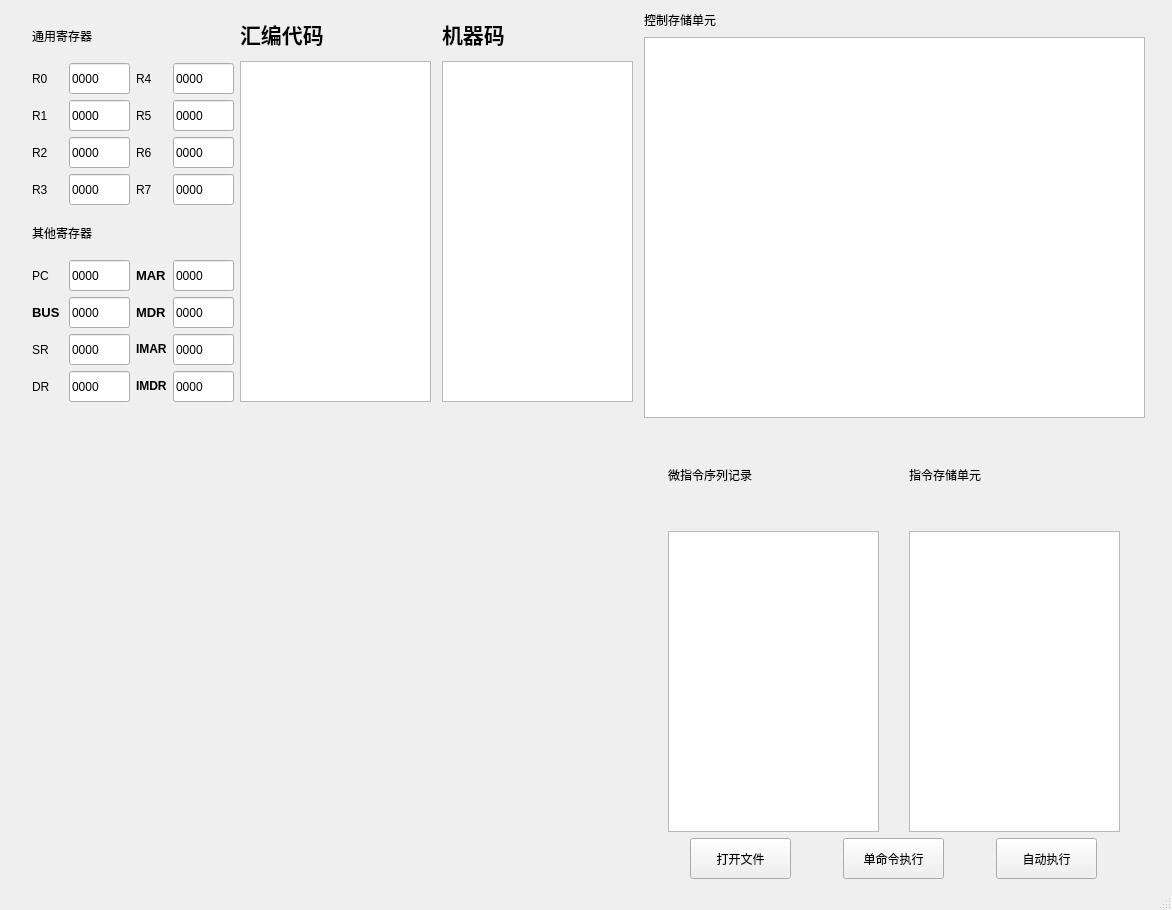
<?xml version="1.0" encoding="UTF-8"?>
<ui version="4.0">
 <class>MainWindow</class>
 <widget class="QMainWindow" name="MainWindow">
  <property name="geometry">
   <rect>
    <x>0</x>
    <y>0</y>
    <width>1172</width>
    <height>910</height>
   </rect>
  </property>
  <property name="windowTitle">
   <string>MainWindow</string>
  </property>
  <widget class="QWidget" name="centralwidget">
   <layout class="QHBoxLayout" name="horizontalLayout_24">
    <item>
     <layout class="QHBoxLayout" name="horizontalLayout_23">
      <item>
       <layout class="QVBoxLayout" name="verticalLayout_10">
        <item>
         <layout class="QHBoxLayout" name="horizontalLayout_20">
          <item>
           <layout class="QHBoxLayout" name="horizontalLayout_19">
            <item>
             <layout class="QVBoxLayout" name="verticalLayout_8">
              <item>
               <layout class="QVBoxLayout" name="verticalLayout_4">
                <item>
                 <widget class="QLabel" name="label_10">
                  <property name="styleSheet">
                   <string notr="true">font: 87 14pt &quot;Arial&quot;;</string>
                  </property>
                  <property name="text">
                   <string>通用寄存器</string>
                  </property>
                 </widget>
                </item>
                <item>
                 <layout class="QHBoxLayout" name="horizontalLayout_9">
                  <item>
                   <layout class="QVBoxLayout" name="verticalLayout_3">
                    <item>
                     <layout class="QHBoxLayout" name="horizontalLayout">
                      <item>
                       <widget class="QLabel" name="label">
                        <property name="minimumSize">
                         <size>
                          <width>31</width>
                          <height>31</height>
                         </size>
                        </property>
                        <property name="maximumSize">
                         <size>
                          <width>31</width>
                          <height>31</height>
                         </size>
                        </property>
                        <property name="styleSheet">
                         <string notr="true">font: 14pt &quot;Arial&quot;;
font: 18pt &quot;Arial&quot;;</string>
                        </property>
                        <property name="text">
                         <string>R0</string>
                        </property>
                       </widget>
                      </item>
                      <item>
                       <widget class="QLineEdit" name="lineEdit_R0">
                        <property name="minimumSize">
                         <size>
                          <width>61</width>
                          <height>31</height>
                         </size>
                        </property>
                        <property name="maximumSize">
                         <size>
                          <width>61</width>
                          <height>31</height>
                         </size>
                        </property>
                        <property name="focusPolicy">
                         <enum>Qt::NoFocus</enum>
                        </property>
                        <property name="styleSheet">
                         <string notr="true">font: 18pt &quot;Arial&quot;;</string>
                        </property>
                        <property name="text">
                         <string>0000</string>
                        </property>
                       </widget>
                      </item>
                     </layout>
                    </item>
                    <item>
                     <layout class="QHBoxLayout" name="horizontalLayout_2">
                      <item>
                       <widget class="QLabel" name="label_3">
                        <property name="minimumSize">
                         <size>
                          <width>31</width>
                          <height>31</height>
                         </size>
                        </property>
                        <property name="maximumSize">
                         <size>
                          <width>31</width>
                          <height>31</height>
                         </size>
                        </property>
                        <property name="styleSheet">
                         <string notr="true">font: 14pt &quot;Arial&quot;;
font: 18pt &quot;Arial&quot;;</string>
                        </property>
                        <property name="text">
                         <string>R1</string>
                        </property>
                       </widget>
                      </item>
                      <item>
                       <widget class="QLineEdit" name="lineEdit_R1">
                        <property name="minimumSize">
                         <size>
                          <width>61</width>
                          <height>31</height>
                         </size>
                        </property>
                        <property name="maximumSize">
                         <size>
                          <width>61</width>
                          <height>31</height>
                         </size>
                        </property>
                        <property name="focusPolicy">
                         <enum>Qt::NoFocus</enum>
                        </property>
                        <property name="styleSheet">
                         <string notr="true">font: 18pt &quot;Arial&quot;;</string>
                        </property>
                        <property name="text">
                         <string>0000</string>
                        </property>
                       </widget>
                      </item>
                     </layout>
                    </item>
                    <item>
                     <layout class="QHBoxLayout" name="horizontalLayout_7">
                      <item>
                       <widget class="QLabel" name="label_8">
                        <property name="minimumSize">
                         <size>
                          <width>31</width>
                          <height>31</height>
                         </size>
                        </property>
                        <property name="maximumSize">
                         <size>
                          <width>31</width>
                          <height>31</height>
                         </size>
                        </property>
                        <property name="styleSheet">
                         <string notr="true">font: 14pt &quot;Arial&quot;;
font: 18pt &quot;Arial&quot;;</string>
                        </property>
                        <property name="text">
                         <string>R2</string>
                        </property>
                       </widget>
                      </item>
                      <item>
                       <widget class="QLineEdit" name="lineEdit_R2">
                        <property name="minimumSize">
                         <size>
                          <width>61</width>
                          <height>31</height>
                         </size>
                        </property>
                        <property name="maximumSize">
                         <size>
                          <width>61</width>
                          <height>31</height>
                         </size>
                        </property>
                        <property name="focusPolicy">
                         <enum>Qt::NoFocus</enum>
                        </property>
                        <property name="styleSheet">
                         <string notr="true">font: 18pt &quot;Arial&quot;;</string>
                        </property>
                        <property name="text">
                         <string>0000</string>
                        </property>
                       </widget>
                      </item>
                     </layout>
                    </item>
                    <item>
                     <layout class="QHBoxLayout" name="horizontalLayout_6">
                      <item>
                       <widget class="QLabel" name="label_7">
                        <property name="minimumSize">
                         <size>
                          <width>31</width>
                          <height>31</height>
                         </size>
                        </property>
                        <property name="maximumSize">
                         <size>
                          <width>31</width>
                          <height>31</height>
                         </size>
                        </property>
                        <property name="styleSheet">
                         <string notr="true">font: 14pt &quot;Arial&quot;;
font: 18pt &quot;Arial&quot;;</string>
                        </property>
                        <property name="text">
                         <string>R3</string>
                        </property>
                       </widget>
                      </item>
                      <item>
                       <widget class="QLineEdit" name="lineEdit_R3">
                        <property name="minimumSize">
                         <size>
                          <width>61</width>
                          <height>31</height>
                         </size>
                        </property>
                        <property name="maximumSize">
                         <size>
                          <width>61</width>
                          <height>31</height>
                         </size>
                        </property>
                        <property name="focusPolicy">
                         <enum>Qt::NoFocus</enum>
                        </property>
                        <property name="styleSheet">
                         <string notr="true">font: 18pt &quot;Arial&quot;;</string>
                        </property>
                        <property name="text">
                         <string>0000</string>
                        </property>
                       </widget>
                      </item>
                     </layout>
                    </item>
                   </layout>
                  </item>
                  <item>
                   <layout class="QVBoxLayout" name="verticalLayout_2">
                    <item>
                     <layout class="QHBoxLayout" name="horizontalLayout_3">
                      <item>
                       <widget class="QLabel" name="label_4">
                        <property name="minimumSize">
                         <size>
                          <width>31</width>
                          <height>31</height>
                         </size>
                        </property>
                        <property name="maximumSize">
                         <size>
                          <width>31</width>
                          <height>31</height>
                         </size>
                        </property>
                        <property name="styleSheet">
                         <string notr="true">font: 14pt &quot;Arial&quot;;
font: 18pt &quot;Arial&quot;;</string>
                        </property>
                        <property name="text">
                         <string>R4</string>
                        </property>
                       </widget>
                      </item>
                      <item>
                       <widget class="QLineEdit" name="lineEdit_R4">
                        <property name="minimumSize">
                         <size>
                          <width>61</width>
                          <height>31</height>
                         </size>
                        </property>
                        <property name="maximumSize">
                         <size>
                          <width>61</width>
                          <height>31</height>
                         </size>
                        </property>
                        <property name="focusPolicy">
                         <enum>Qt::NoFocus</enum>
                        </property>
                        <property name="styleSheet">
                         <string notr="true">font: 18pt &quot;Arial&quot;;</string>
                        </property>
                        <property name="text">
                         <string>0000</string>
                        </property>
                       </widget>
                      </item>
                     </layout>
                    </item>
                    <item>
                     <layout class="QHBoxLayout" name="horizontalLayout_4">
                      <item>
                       <widget class="QLabel" name="label_5">
                        <property name="minimumSize">
                         <size>
                          <width>31</width>
                          <height>31</height>
                         </size>
                        </property>
                        <property name="maximumSize">
                         <size>
                          <width>31</width>
                          <height>31</height>
                         </size>
                        </property>
                        <property name="styleSheet">
                         <string notr="true">font: 14pt &quot;Arial&quot;;
font: 18pt &quot;Arial&quot;;</string>
                        </property>
                        <property name="text">
                         <string>R5</string>
                        </property>
                       </widget>
                      </item>
                      <item>
                       <widget class="QLineEdit" name="lineEdit_R5">
                        <property name="minimumSize">
                         <size>
                          <width>61</width>
                          <height>31</height>
                         </size>
                        </property>
                        <property name="maximumSize">
                         <size>
                          <width>61</width>
                          <height>31</height>
                         </size>
                        </property>
                        <property name="focusPolicy">
                         <enum>Qt::NoFocus</enum>
                        </property>
                        <property name="styleSheet">
                         <string notr="true">font: 18pt &quot;Arial&quot;;</string>
                        </property>
                        <property name="text">
                         <string>0000</string>
                        </property>
                       </widget>
                      </item>
                     </layout>
                    </item>
                    <item>
                     <layout class="QHBoxLayout" name="horizontalLayout_8">
                      <item>
                       <widget class="QLabel" name="label_9">
                        <property name="minimumSize">
                         <size>
                          <width>31</width>
                          <height>31</height>
                         </size>
                        </property>
                        <property name="maximumSize">
                         <size>
                          <width>31</width>
                          <height>31</height>
                         </size>
                        </property>
                        <property name="styleSheet">
                         <string notr="true">font: 14pt &quot;Arial&quot;;
font: 18pt &quot;Arial&quot;;</string>
                        </property>
                        <property name="text">
                         <string>R6</string>
                        </property>
                       </widget>
                      </item>
                      <item>
                       <widget class="QLineEdit" name="lineEdit_R6">
                        <property name="minimumSize">
                         <size>
                          <width>61</width>
                          <height>31</height>
                         </size>
                        </property>
                        <property name="maximumSize">
                         <size>
                          <width>61</width>
                          <height>31</height>
                         </size>
                        </property>
                        <property name="focusPolicy">
                         <enum>Qt::NoFocus</enum>
                        </property>
                        <property name="styleSheet">
                         <string notr="true">font: 18pt &quot;Arial&quot;;</string>
                        </property>
                        <property name="text">
                         <string>0000</string>
                        </property>
                       </widget>
                      </item>
                     </layout>
                    </item>
                    <item>
                     <layout class="QHBoxLayout" name="horizontalLayout_5">
                      <item>
                       <widget class="QLabel" name="label_6">
                        <property name="minimumSize">
                         <size>
                          <width>31</width>
                          <height>31</height>
                         </size>
                        </property>
                        <property name="maximumSize">
                         <size>
                          <width>31</width>
                          <height>31</height>
                         </size>
                        </property>
                        <property name="styleSheet">
                         <string notr="true">font: 14pt &quot;Arial&quot;;
font: 18pt &quot;Arial&quot;;</string>
                        </property>
                        <property name="text">
                         <string>R7</string>
                        </property>
                       </widget>
                      </item>
                      <item>
                       <widget class="QLineEdit" name="lineEdit_R7">
                        <property name="minimumSize">
                         <size>
                          <width>61</width>
                          <height>31</height>
                         </size>
                        </property>
                        <property name="maximumSize">
                         <size>
                          <width>61</width>
                          <height>31</height>
                         </size>
                        </property>
                        <property name="focusPolicy">
                         <enum>Qt::NoFocus</enum>
                        </property>
                        <property name="styleSheet">
                         <string notr="true">font: 18pt &quot;Arial&quot;;</string>
                        </property>
                        <property name="text">
                         <string>0000</string>
                        </property>
                       </widget>
                      </item>
                     </layout>
                    </item>
                   </layout>
                  </item>
                 </layout>
                </item>
               </layout>
              </item>
              <item>
               <layout class="QVBoxLayout" name="verticalLayout_5">
                <item>
                 <widget class="QLabel" name="label_11">
                  <property name="styleSheet">
                   <string notr="true">font: 87 14pt &quot;Arial&quot;;</string>
                  </property>
                  <property name="text">
                   <string>其他寄存器</string>
                  </property>
                 </widget>
                </item>
                <item>
                 <layout class="QHBoxLayout" name="horizontalLayout_10">
                  <item>
                   <layout class="QVBoxLayout" name="verticalLayout_6">
                    <item>
                     <layout class="QHBoxLayout" name="horizontalLayout_11">
                      <item>
                       <widget class="QLabel" name="label_12">
                        <property name="minimumSize">
                         <size>
                          <width>31</width>
                          <height>31</height>
                         </size>
                        </property>
                        <property name="maximumSize">
                         <size>
                          <width>31</width>
                          <height>31</height>
                         </size>
                        </property>
                        <property name="styleSheet">
                         <string notr="true">font: 14pt &quot;Arial&quot;;
font: 18pt &quot;Arial&quot;;</string>
                        </property>
                        <property name="text">
                         <string>PC</string>
                        </property>
                       </widget>
                      </item>
                      <item>
                       <widget class="QLineEdit" name="lineEdit_pc">
                        <property name="minimumSize">
                         <size>
                          <width>61</width>
                          <height>31</height>
                         </size>
                        </property>
                        <property name="maximumSize">
                         <size>
                          <width>61</width>
                          <height>31</height>
                         </size>
                        </property>
                        <property name="focusPolicy">
                         <enum>Qt::NoFocus</enum>
                        </property>
                        <property name="styleSheet">
                         <string notr="true">font: 18pt &quot;Arial&quot;;</string>
                        </property>
                        <property name="text">
                         <string>0000</string>
                        </property>
                       </widget>
                      </item>
                     </layout>
                    </item>
                    <item>
                     <layout class="QHBoxLayout" name="horizontalLayout_12">
                      <item>
                       <widget class="QLabel" name="label_13">
                        <property name="minimumSize">
                         <size>
                          <width>31</width>
                          <height>31</height>
                         </size>
                        </property>
                        <property name="maximumSize">
                         <size>
                          <width>31</width>
                          <height>31</height>
                         </size>
                        </property>
                        <property name="styleSheet">
                         <string notr="true">font: 10pt &quot;Arial&quot;;
font: 87 11pt &quot;Arial&quot;;</string>
                        </property>
                        <property name="text">
                         <string>&lt;html&gt;&lt;head/&gt;&lt;body&gt;&lt;p&gt;&lt;span style=&quot; font-size:10pt; font-weight:600;&quot;&gt;BUS&lt;/span&gt;&lt;/p&gt;&lt;/body&gt;&lt;/html&gt;</string>
                        </property>
                       </widget>
                      </item>
                      <item>
                       <widget class="QLineEdit" name="lineEdit_bus">
                        <property name="minimumSize">
                         <size>
                          <width>61</width>
                          <height>31</height>
                         </size>
                        </property>
                        <property name="maximumSize">
                         <size>
                          <width>61</width>
                          <height>31</height>
                         </size>
                        </property>
                        <property name="focusPolicy">
                         <enum>Qt::NoFocus</enum>
                        </property>
                        <property name="styleSheet">
                         <string notr="true">font: 18pt &quot;Arial&quot;;</string>
                        </property>
                        <property name="text">
                         <string>0000</string>
                        </property>
                       </widget>
                      </item>
                     </layout>
                    </item>
                    <item>
                     <layout class="QHBoxLayout" name="horizontalLayout_13">
                      <item>
                       <widget class="QLabel" name="label_14">
                        <property name="minimumSize">
                         <size>
                          <width>31</width>
                          <height>31</height>
                         </size>
                        </property>
                        <property name="maximumSize">
                         <size>
                          <width>31</width>
                          <height>31</height>
                         </size>
                        </property>
                        <property name="styleSheet">
                         <string notr="true">font: 14pt &quot;Arial&quot;;
font: 18pt &quot;Arial&quot;;</string>
                        </property>
                        <property name="text">
                         <string>SR</string>
                        </property>
                       </widget>
                      </item>
                      <item>
                       <widget class="QLineEdit" name="lineEdit_sr">
                        <property name="minimumSize">
                         <size>
                          <width>61</width>
                          <height>31</height>
                         </size>
                        </property>
                        <property name="maximumSize">
                         <size>
                          <width>61</width>
                          <height>31</height>
                         </size>
                        </property>
                        <property name="focusPolicy">
                         <enum>Qt::NoFocus</enum>
                        </property>
                        <property name="styleSheet">
                         <string notr="true">font: 18pt &quot;Arial&quot;;</string>
                        </property>
                        <property name="text">
                         <string>0000</string>
                        </property>
                       </widget>
                      </item>
                     </layout>
                    </item>
                    <item>
                     <layout class="QHBoxLayout" name="horizontalLayout_14">
                      <item>
                       <widget class="QLabel" name="label_15">
                        <property name="minimumSize">
                         <size>
                          <width>31</width>
                          <height>31</height>
                         </size>
                        </property>
                        <property name="maximumSize">
                         <size>
                          <width>31</width>
                          <height>31</height>
                         </size>
                        </property>
                        <property name="styleSheet">
                         <string notr="true">font: 14pt &quot;Arial&quot;;
font: 18pt &quot;Arial&quot;;</string>
                        </property>
                        <property name="text">
                         <string>DR</string>
                        </property>
                       </widget>
                      </item>
                      <item>
                       <widget class="QLineEdit" name="lineEdit_dr">
                        <property name="minimumSize">
                         <size>
                          <width>61</width>
                          <height>31</height>
                         </size>
                        </property>
                        <property name="maximumSize">
                         <size>
                          <width>61</width>
                          <height>31</height>
                         </size>
                        </property>
                        <property name="focusPolicy">
                         <enum>Qt::NoFocus</enum>
                        </property>
                        <property name="styleSheet">
                         <string notr="true">font: 18pt &quot;Arial&quot;;</string>
                        </property>
                        <property name="text">
                         <string>0000</string>
                        </property>
                       </widget>
                      </item>
                     </layout>
                    </item>
                   </layout>
                  </item>
                  <item>
                   <layout class="QVBoxLayout" name="verticalLayout_7">
                    <item>
                     <layout class="QHBoxLayout" name="horizontalLayout_15">
                      <item>
                       <widget class="QLabel" name="label_16">
                        <property name="minimumSize">
                         <size>
                          <width>31</width>
                          <height>31</height>
                         </size>
                        </property>
                        <property name="maximumSize">
                         <size>
                          <width>31</width>
                          <height>31</height>
                         </size>
                        </property>
                        <property name="styleSheet">
                         <string notr="true">font: 87 11pt &quot;Arial&quot;;</string>
                        </property>
                        <property name="text">
                         <string>&lt;html&gt;&lt;head/&gt;&lt;body&gt;&lt;p&gt;&lt;span style=&quot; font-size:10pt; font-weight:600;&quot;&gt;MAR&lt;/span&gt;&lt;/p&gt;&lt;/body&gt;&lt;/html&gt;</string>
                        </property>
                       </widget>
                      </item>
                      <item>
                       <widget class="QLineEdit" name="lineEdit_mar">
                        <property name="minimumSize">
                         <size>
                          <width>61</width>
                          <height>31</height>
                         </size>
                        </property>
                        <property name="maximumSize">
                         <size>
                          <width>61</width>
                          <height>31</height>
                         </size>
                        </property>
                        <property name="focusPolicy">
                         <enum>Qt::NoFocus</enum>
                        </property>
                        <property name="styleSheet">
                         <string notr="true">font: 18pt &quot;Arial&quot;;</string>
                        </property>
                        <property name="text">
                         <string>0000</string>
                        </property>
                       </widget>
                      </item>
                     </layout>
                    </item>
                    <item>
                     <layout class="QHBoxLayout" name="horizontalLayout_16">
                      <item>
                       <widget class="QLabel" name="label_17">
                        <property name="minimumSize">
                         <size>
                          <width>31</width>
                          <height>31</height>
                         </size>
                        </property>
                        <property name="maximumSize">
                         <size>
                          <width>31</width>
                          <height>31</height>
                         </size>
                        </property>
                        <property name="styleSheet">
                         <string notr="true">font: 87 11pt &quot;Arial&quot;;</string>
                        </property>
                        <property name="text">
                         <string>&lt;html&gt;&lt;head/&gt;&lt;body&gt;&lt;p&gt;&lt;span style=&quot; font-size:10pt; font-weight:600;&quot;&gt;MDR&lt;/span&gt;&lt;/p&gt;&lt;/body&gt;&lt;/html&gt;</string>
                        </property>
                       </widget>
                      </item>
                      <item>
                       <widget class="QLineEdit" name="lineEdit_mdr">
                        <property name="minimumSize">
                         <size>
                          <width>61</width>
                          <height>31</height>
                         </size>
                        </property>
                        <property name="maximumSize">
                         <size>
                          <width>61</width>
                          <height>31</height>
                         </size>
                        </property>
                        <property name="focusPolicy">
                         <enum>Qt::NoFocus</enum>
                        </property>
                        <property name="styleSheet">
                         <string notr="true">font: 18pt &quot;Arial&quot;;</string>
                        </property>
                        <property name="text">
                         <string>0000</string>
                        </property>
                       </widget>
                      </item>
                     </layout>
                    </item>
                    <item>
                     <layout class="QHBoxLayout" name="horizontalLayout_17">
                      <item>
                       <widget class="QLabel" name="label_18">
                        <property name="minimumSize">
                         <size>
                          <width>31</width>
                          <height>31</height>
                         </size>
                        </property>
                        <property name="maximumSize">
                         <size>
                          <width>31</width>
                          <height>31</height>
                         </size>
                        </property>
                        <property name="styleSheet">
                         <string notr="true">font: 14pt &quot;Arial&quot;;
font: 18pt &quot;Arial&quot;;</string>
                        </property>
                        <property name="text">
                         <string>&lt;html&gt;&lt;head/&gt;&lt;body&gt;&lt;p&gt;&lt;span style=&quot; font-size:9pt; font-weight:600;&quot;&gt;IMAR&lt;/span&gt;&lt;/p&gt;&lt;/body&gt;&lt;/html&gt;</string>
                        </property>
                       </widget>
                      </item>
                      <item>
                       <widget class="QLineEdit" name="lineEdit_imar">
                        <property name="minimumSize">
                         <size>
                          <width>61</width>
                          <height>31</height>
                         </size>
                        </property>
                        <property name="maximumSize">
                         <size>
                          <width>61</width>
                          <height>31</height>
                         </size>
                        </property>
                        <property name="focusPolicy">
                         <enum>Qt::NoFocus</enum>
                        </property>
                        <property name="styleSheet">
                         <string notr="true">font: 18pt &quot;Arial&quot;;</string>
                        </property>
                        <property name="text">
                         <string>0000</string>
                        </property>
                       </widget>
                      </item>
                     </layout>
                    </item>
                    <item>
                     <layout class="QHBoxLayout" name="horizontalLayout_18">
                      <item>
                       <widget class="QLabel" name="label_19">
                        <property name="minimumSize">
                         <size>
                          <width>31</width>
                          <height>31</height>
                         </size>
                        </property>
                        <property name="maximumSize">
                         <size>
                          <width>31</width>
                          <height>31</height>
                         </size>
                        </property>
                        <property name="styleSheet">
                         <string notr="true">font: 14pt &quot;Arial&quot;;
font: 18pt &quot;Arial&quot;;</string>
                        </property>
                        <property name="text">
                         <string>&lt;html&gt;&lt;head/&gt;&lt;body&gt;&lt;p&gt;&lt;span style=&quot; font-size:9pt; font-weight:600;&quot;&gt;IMDR&lt;/span&gt;&lt;/p&gt;&lt;/body&gt;&lt;/html&gt;</string>
                        </property>
                       </widget>
                      </item>
                      <item>
                       <widget class="QLineEdit" name="lineEdit_imdr">
                        <property name="minimumSize">
                         <size>
                          <width>61</width>
                          <height>31</height>
                         </size>
                        </property>
                        <property name="maximumSize">
                         <size>
                          <width>61</width>
                          <height>31</height>
                         </size>
                        </property>
                        <property name="focusPolicy">
                         <enum>Qt::NoFocus</enum>
                        </property>
                        <property name="styleSheet">
                         <string notr="true">font: 18pt &quot;Arial&quot;;</string>
                        </property>
                        <property name="text">
                         <string>0000</string>
                        </property>
                       </widget>
                      </item>
                     </layout>
                    </item>
                   </layout>
                  </item>
                 </layout>
                </item>
               </layout>
              </item>
             </layout>
            </item>
            <item>
             <layout class="QVBoxLayout" name="verticalLayout">
              <item>
               <widget class="QLabel" name="label_2">
                <property name="minimumSize">
                 <size>
                  <width>171</width>
                  <height>41</height>
                 </size>
                </property>
                <property name="maximumSize">
                 <size>
                  <width>171</width>
                  <height>41</height>
                 </size>
                </property>
                <property name="text">
                 <string>&lt;html&gt;&lt;head/&gt;&lt;body&gt;&lt;p&gt;&lt;span style=&quot; font-size:16pt; font-weight:600;&quot;&gt;汇编代码&lt;/span&gt;&lt;/p&gt;&lt;/body&gt;&lt;/html&gt;</string>
                </property>
               </widget>
              </item>
              <item>
               <widget class="QListWidget" name="listWidget">
                <property name="minimumSize">
                 <size>
                  <width>191</width>
                  <height>341</height>
                 </size>
                </property>
                <property name="maximumSize">
                 <size>
                  <width>191</width>
                  <height>341</height>
                 </size>
                </property>
               </widget>
              </item>
             </layout>
            </item>
           </layout>
          </item>
          <item>
           <layout class="QVBoxLayout" name="verticalLayout_9">
            <item>
             <widget class="QLabel" name="label_38">
              <property name="minimumSize">
               <size>
                <width>171</width>
                <height>41</height>
               </size>
              </property>
              <property name="maximumSize">
               <size>
                <width>171</width>
                <height>41</height>
               </size>
              </property>
              <property name="text">
               <string>&lt;html&gt;&lt;head/&gt;&lt;body&gt;&lt;p&gt;&lt;span style=&quot; font-size:16pt; font-weight:600;&quot;&gt;机器码&lt;/span&gt;&lt;/p&gt;&lt;/body&gt;&lt;/html&gt;</string>
              </property>
             </widget>
            </item>
            <item>
             <widget class="QListWidget" name="listWidget_2">
              <property name="minimumSize">
               <size>
                <width>191</width>
                <height>341</height>
               </size>
              </property>
              <property name="maximumSize">
               <size>
                <width>191</width>
                <height>341</height>
               </size>
              </property>
             </widget>
            </item>
           </layout>
          </item>
         </layout>
        </item>
        <item>
         <widget class="QLabel" name="label_20">
          <property name="minimumSize">
           <size>
            <width>611</width>
            <height>461</height>
           </size>
          </property>
          <property name="maximumSize">
           <size>
            <width>611</width>
            <height>461</height>
           </size>
          </property>
          <property name="styleSheet">
           <string notr="true">image: url(:/img/i.png);</string>
          </property>
          <property name="frameShape">
           <enum>QFrame::NoFrame</enum>
          </property>
          <property name="frameShadow">
           <enum>QFrame::Plain</enum>
          </property>
          <property name="midLineWidth">
           <number>20</number>
          </property>
          <property name="text">
           <string/>
          </property>
         </widget>
        </item>
       </layout>
      </item>
      <item>
       <layout class="QVBoxLayout" name="verticalLayout_15">
        <item>
         <layout class="QVBoxLayout" name="verticalLayout_14">
          <item>
           <layout class="QVBoxLayout" name="verticalLayout_13">
            <item>
             <widget class="QLabel" name="label_23">
              <property name="styleSheet">
               <string notr="true">font: 12pt &quot;Arial&quot;;</string>
              </property>
              <property name="text">
               <string>控制存储单元</string>
              </property>
             </widget>
            </item>
            <item>
             <widget class="QListWidget" name="listWidget_3">
              <property name="minimumSize">
               <size>
                <width>501</width>
                <height>381</height>
               </size>
              </property>
              <property name="maximumSize">
               <size>
                <width>501</width>
                <height>381</height>
               </size>
              </property>
              <property name="styleSheet">
               <string notr="true">font: italic 12pt &quot;Arial&quot;;
font: 14pt &quot;Arial&quot;;</string>
              </property>
             </widget>
            </item>
           </layout>
          </item>
          <item>
           <layout class="QHBoxLayout" name="horizontalLayout_22">
            <item>
             <layout class="QVBoxLayout" name="verticalLayout_11">
              <item>
               <widget class="QLabel" name="label_21">
                <property name="styleSheet">
                 <string notr="true">font: 12pt &quot;Arial&quot;;</string>
                </property>
                <property name="text">
                 <string>微指令序列记录</string>
                </property>
               </widget>
              </item>
              <item>
               <widget class="QListWidget" name="listWidget_4">
                <property name="minimumSize">
                 <size>
                  <width>211</width>
                  <height>301</height>
                 </size>
                </property>
                <property name="maximumSize">
                 <size>
                  <width>211</width>
                  <height>301</height>
                 </size>
                </property>
               </widget>
              </item>
             </layout>
            </item>
            <item>
             <layout class="QVBoxLayout" name="verticalLayout_12">
              <item>
               <widget class="QLabel" name="label_22">
                <property name="styleSheet">
                 <string notr="true">font: 12pt &quot;Arial&quot;;</string>
                </property>
                <property name="text">
                 <string>指令存储单元</string>
                </property>
               </widget>
              </item>
              <item>
               <widget class="QListWidget" name="listWidget_5">
                <property name="minimumSize">
                 <size>
                  <width>211</width>
                  <height>301</height>
                 </size>
                </property>
                <property name="maximumSize">
                 <size>
                  <width>211</width>
                  <height>301</height>
                 </size>
                </property>
               </widget>
              </item>
             </layout>
            </item>
           </layout>
          </item>
         </layout>
        </item>
        <item>
         <layout class="QHBoxLayout" name="horizontalLayout_21">
          <item>
           <widget class="QPushButton" name="pushButton">
            <property name="minimumSize">
             <size>
              <width>101</width>
              <height>41</height>
             </size>
            </property>
            <property name="maximumSize">
             <size>
              <width>101</width>
              <height>41</height>
             </size>
            </property>
            <property name="text">
             <string>打开文件</string>
            </property>
           </widget>
          </item>
          <item>
           <widget class="QPushButton" name="pushButton_2">
            <property name="minimumSize">
             <size>
              <width>101</width>
              <height>41</height>
             </size>
            </property>
            <property name="maximumSize">
             <size>
              <width>101</width>
              <height>41</height>
             </size>
            </property>
            <property name="text">
             <string>单命令执行</string>
            </property>
           </widget>
          </item>
          <item>
           <widget class="QPushButton" name="pushButton_3">
            <property name="minimumSize">
             <size>
              <width>101</width>
              <height>41</height>
             </size>
            </property>
            <property name="maximumSize">
             <size>
              <width>101</width>
              <height>41</height>
             </size>
            </property>
            <property name="text">
             <string>自动执行</string>
            </property>
           </widget>
          </item>
         </layout>
        </item>
       </layout>
      </item>
     </layout>
    </item>
   </layout>
  </widget>
  <widget class="QStatusBar" name="statusbar"/>
 </widget>
 <resources>
  <include location="image.qrc"/>
 </resources>
 <connections/>
</ui>
